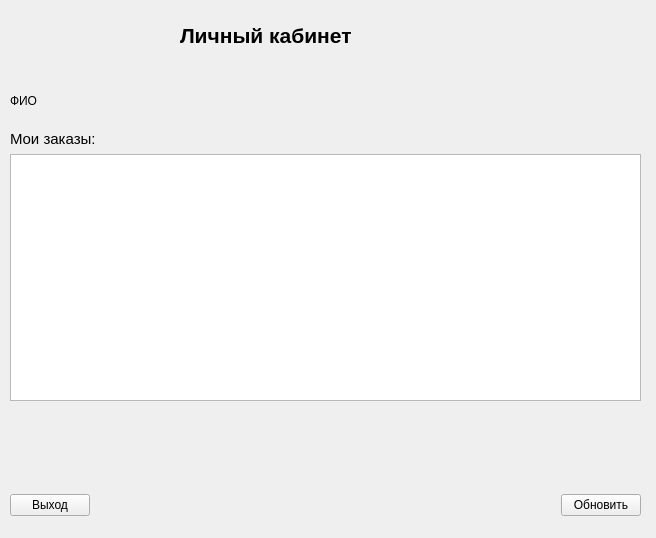
<?xml version="1.0" encoding="UTF-8"?>
<ui version="4.0">
 <class>patientcabinet</class>
 <widget class="QWidget" name="patientcabinet">
  <property name="geometry">
   <rect>
    <x>0</x>
    <y>0</y>
    <width>656</width>
    <height>538</height>
   </rect>
  </property>
  <property name="windowTitle">
   <string>Form</string>
  </property>
  <widget class="QLabel" name="label">
   <property name="geometry">
    <rect>
     <x>180</x>
     <y>10</y>
     <width>231</width>
     <height>51</height>
    </rect>
   </property>
   <property name="font">
    <font>
     <pointsize>15</pointsize>
    </font>
   </property>
   <property name="text">
    <string>&lt;html&gt;&lt;head/&gt;&lt;body&gt;&lt;p&gt;&lt;span style=&quot; font-size:16pt; font-weight:700;&quot;&gt;Личный кабинет&lt;/span&gt;&lt;/p&gt;&lt;/body&gt;&lt;/html&gt;</string>
   </property>
  </widget>
  <widget class="QWidget" name="layoutWidget">
   <property name="geometry">
    <rect>
     <x>10</x>
     <y>80</y>
     <width>631</width>
     <height>41</height>
    </rect>
   </property>
   <layout class="QVBoxLayout" name="verticalLayout">
    <item>
     <widget class="QLabel" name="fullNameLabel">
      <property name="text">
       <string>ФИО</string>
      </property>
     </widget>
    </item>
   </layout>
  </widget>
  <widget class="QWidget" name="layoutWidget">
   <property name="geometry">
    <rect>
     <x>10</x>
     <y>480</y>
     <width>631</width>
     <height>51</height>
    </rect>
   </property>
   <layout class="QHBoxLayout" name="horizontalLayout">
    <item>
     <widget class="QPushButton" name="exitButton">
      <property name="text">
       <string>Выход</string>
      </property>
     </widget>
    </item>
    <item>
     <spacer name="horizontalSpacer">
      <property name="orientation">
       <enum>Qt::Orientation::Horizontal</enum>
      </property>
      <property name="sizeHint" stdset="0">
       <size>
        <width>40</width>
        <height>20</height>
       </size>
      </property>
     </spacer>
    </item>
    <item>
     <widget class="QPushButton" name="refreshButton">
      <property name="text">
       <string>Обновить</string>
      </property>
     </widget>
    </item>
   </layout>
  </widget>
  <widget class="QWidget" name="layoutWidget">
   <property name="geometry">
    <rect>
     <x>10</x>
     <y>130</y>
     <width>631</width>
     <height>271</height>
    </rect>
   </property>
   <layout class="QVBoxLayout" name="verticalLayout_2">
    <item>
     <widget class="QLabel" name="label_2">
      <property name="font">
       <font>
        <pointsize>11</pointsize>
       </font>
      </property>
      <property name="text">
       <string>Мои заказы:</string>
      </property>
     </widget>
    </item>
    <item>
     <widget class="QListWidget" name="ordersList"/>
    </item>
   </layout>
  </widget>
 </widget>
 <resources/>
 <connections/>
</ui>
